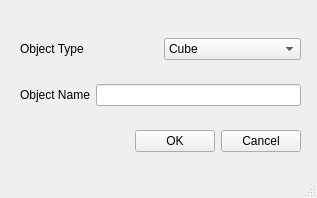
<?xml version="1.0" encoding="UTF-8"?>
<ui version="4.0">
 <class>MainWindow</class>
 <widget class="QMainWindow" name="MainWindow">
  <property name="geometry">
   <rect>
    <x>0</x>
    <y>0</y>
    <width>317</width>
    <height>198</height>
   </rect>
  </property>
  <property name="windowTitle">
   <string>MainWindow</string>
  </property>
  <widget class="QWidget" name="centralwidget">
   <widget class="QWidget" name="layoutWidget">
    <property name="geometry">
     <rect>
      <x>20</x>
      <y>20</y>
      <width>281</width>
      <height>151</height>
     </rect>
    </property>
    <layout class="QVBoxLayout" name="verticalLayout">
     <item>
      <layout class="QHBoxLayout" name="horizontalLayout_3">
       <item>
        <widget class="QLabel" name="label">
         <property name="text">
          <string>Object Type</string>
         </property>
        </widget>
       </item>
       <item>
        <widget class="QComboBox" name="comboBox">
         <item>
          <property name="text">
           <string>Cube</string>
          </property>
         </item>
         <item>
          <property name="text">
           <string>Sphere</string>
          </property>
         </item>
        </widget>
       </item>
      </layout>
     </item>
     <item>
      <layout class="QHBoxLayout" name="horizontalLayout_2">
       <item>
        <widget class="QLabel" name="label_2">
         <property name="text">
          <string>Object Name</string>
         </property>
        </widget>
       </item>
       <item>
        <widget class="QLineEdit" name="lineEdit"/>
       </item>
      </layout>
     </item>
     <item>
      <layout class="QHBoxLayout" name="horizontalLayout">
       <item>
        <spacer name="horizontalSpacer">
         <property name="orientation">
          <enum>Qt::Horizontal</enum>
         </property>
         <property name="sizeHint" stdset="0">
          <size>
           <width>40</width>
           <height>20</height>
          </size>
         </property>
        </spacer>
       </item>
       <item>
        <widget class="QPushButton" name="pushButton">
         <property name="text">
          <string>OK</string>
         </property>
         <property name="+command" stdset="0">
          <string notr="true">&quot;reload(fileBrowserCommand);fileBrowserCommand.fileBrowse (\&quot;lineEdit\&quot;)&quot;</string>
         </property>
        </widget>
       </item>
       <item>
        <widget class="QPushButton" name="pushButton_2">
         <property name="text">
          <string>Cancel</string>
         </property>
        </widget>
       </item>
      </layout>
     </item>
    </layout>
   </widget>
  </widget>
  <widget class="QStatusBar" name="statusbar"/>
 </widget>
 <resources/>
 <connections/>
</ui>
